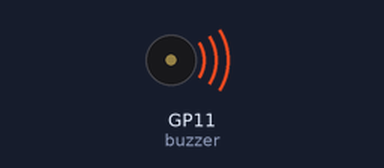
The program below on a simulated Raspberry Pi Pico running MicroPython. Shown: buzzer (waves = sounding). At 2.2 s the program stops and its outputs stay as they are.

Above: at 1.0 s.
Timing chart, 0 to 3.0 s (numbered marks = the images above):
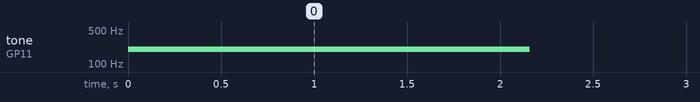

Measured:
- by itself, tone on GP11 (buzzer): silent → 200 Hz at 0.00 s, → silent 2.2 s later

The program:

buzz.py
```python
from machine import Pin, PWM
from utime import sleep
import time
buzzer = PWM(Pin(11))
buzzer.freq(200)


duty = 0
direction = 1
for _ in range(8 * 256):
    duty += direction
    if duty > 255:
        duty = 255
        direction = -1
    elif duty < 0:
        duty = 0
        direction = 1
    buzzer.duty_u16(duty * duty)
    time.sleep(0.001)
```
